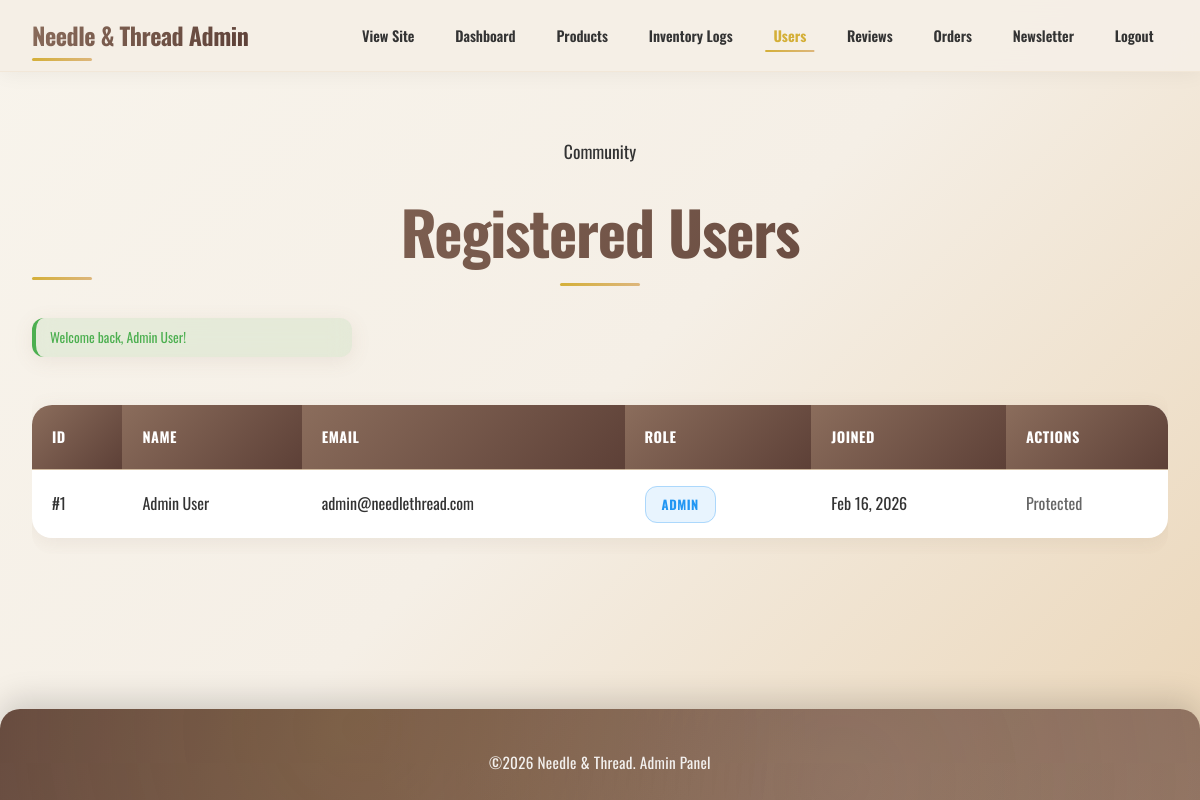
The page /admin/users.php (signed in) on the database its author committed.
### tables this page shows
CREATE TABLE `users` (
  `id` int(11) NOT NULL AUTO_INCREMENT,
  `name` varchar(100) NOT NULL,
  `email` varchar(255) NOT NULL UNIQUE,
  `password_hash` varchar(255) NOT NULL,
  `is_admin` tinyint(1) DEFAULT 0,
  `created_at` timestamp DEFAULT CURRENT_TIMESTAMP,
  PRIMARY KEY (`id`)
);

### functions.php (called while the page is built, shortened)
<?php
function e($string) {
    return htmlspecialchars($string, ENT_QUOTES, 'UTF-8');
}
?>

### admin/users.php (the view, shortened to what this page needs)
<?php
require_once '../config.php';
$message = $_SESSION['message'] ?? null;
try {
    $stmt = $pdo->query("SELECT id, name, email, is_admin, created_at FROM users ORDER BY created_at DESC");
    $users = $stmt->fetchAll(PDO::FETCH_ASSOC);
} catch (PDOException $e) {
    error_log("Admin users error: " . $e->getMessage());
    $users = [];
}
?>
<!DOCTYPE html>
<html lang="en">
<head>
    <link rel="stylesheet" href="../assets/css/style.css">
    <link rel="stylesheet" href="../assets/css/admin.css">
</head>
<body>
    <header class="header">
        <nav class="nav">
            <div class="nav-brand">
                <h1><a href="../index.php">Needle & Thread Admin</a></h1>
            </div>
            <ul class="nav-links">
                <li><a href="../index.php">View Site</a></li>
                <li><a href="index.php">Dashboard</a></li>
                <li><a href="product_details.php">Products</a></li>
                <li><a href="inventory_logs.php">Inventory Logs</a></li>
                <li><a href="users.php" class="active">Users</a></li>
                <li><a href="reviews.php">Reviews</a></li>
                <li><a href="orders.php">Orders</a></li>
                <li><a href="newsletter.php">Newsletter</a></li>
                <li><a href="../auth/logout.php">Logout</a></li>
            </ul>
        </nav>
    </header>
    <main class="main section">
        <div class="container">
            <div class="section-header">
                <div>
                    <p class="label">Community</p>
                    <h1>Registered Users</h1>
                </div>
            </div>
            <?php if (!empty($message)): ?>
                <div class="message success"><?php echo e($message); ?></div>
            <?php endif; ?>
            <?php if (empty($users)): ?>
                <div class="message info">
                    <p>No users found.</p>
                </div>
            <?php else: ?>
                <div class="table-responsive">
                    <table class="orders-table">
                        <thead>
                            <tr>
                                <th>ID</th>
                                <th>Name</th>
                                <th>Email</th>
                                <th>Role</th>
                                <th>Joined</th>
                                <th>Actions</th>
                            </tr>
                        </thead>
                        <tbody>
                            <?php foreach ($users as $user): ?>
                            <tr>
                                <td>#<?php echo e($user['id']); ?></td>
                                <td><?php echo e($user['name']); ?></td>
                                <td><?php echo e($user['email']); ?></td>
                                <td>
                                    <span class="status-badge <?php echo $user['is_admin'] ? 'status-paid' : 'status-pending'; ?>">
                                        <?php echo $user['is_admin'] ? 'Admin' : 'Customer'; ?>
                                    </span>
                                </td>
                                <td><?php echo date('M j, Y', strtotime($user['created_at'])); ?></td>
                                <td>
                                    <?php if (!$user['is_admin']): ?>
                                    <form method="POST" onsubmit="return confirm('Delete this user?');">
                                        <input type="hidden" name="csrf_token" value="<?php echo generateCsrfToken(); ?>">
                                        <input type="hidden" name="delete_user_id" value="<?php echo e($user['id']); ?>">
                                        <button type="submit" class="btn btn-small btn-danger">Delete</button>
                                    </form>
                                    <?php else: ?>
                                        <span class="text-light">Protected</span>
                                    <?php endif; ?>
                                </td>
                            </tr>
                            <?php endforeach; ?>
                        </tbody>
                    </table>
                </div>
            <?php endif; ?>
        </div>
    </main>
    <footer class="footer">
        <div class="container">
            <p>&copy;<?php echo date('Y'); ?> Needle & Thread. Admin Panel</p>
        </div>
    </footer>
</body>
</html>

### assets/css/admin.css (style rules this page uses)
.header .nav { flex-wrap: nowrap; gap: 1.25rem; }
.header .nav-brand { flex: 0 0 auto; }
.header .nav-brand h1 { font-size: clamp(1.3rem, 2vw, 1.8rem); }
.header .nav-brand a { white-space: nowrap; display: inline-flex; }
.header .nav-links { flex: 1; flex-wrap: nowrap; justify-content: flex-end; gap: 0.75rem; }
.header .nav-links a { padding: 0.4rem 0.9rem; font-size: 0.9rem; white-space: nowrap; }

### rows shown on the page
users: id "1", name "Admin User", email "admin@needlethread.com", is_admin "ADMIN", created_at "Feb 16, 2026"

### other values the page prints
$message "Welcome back, Admin User!"
